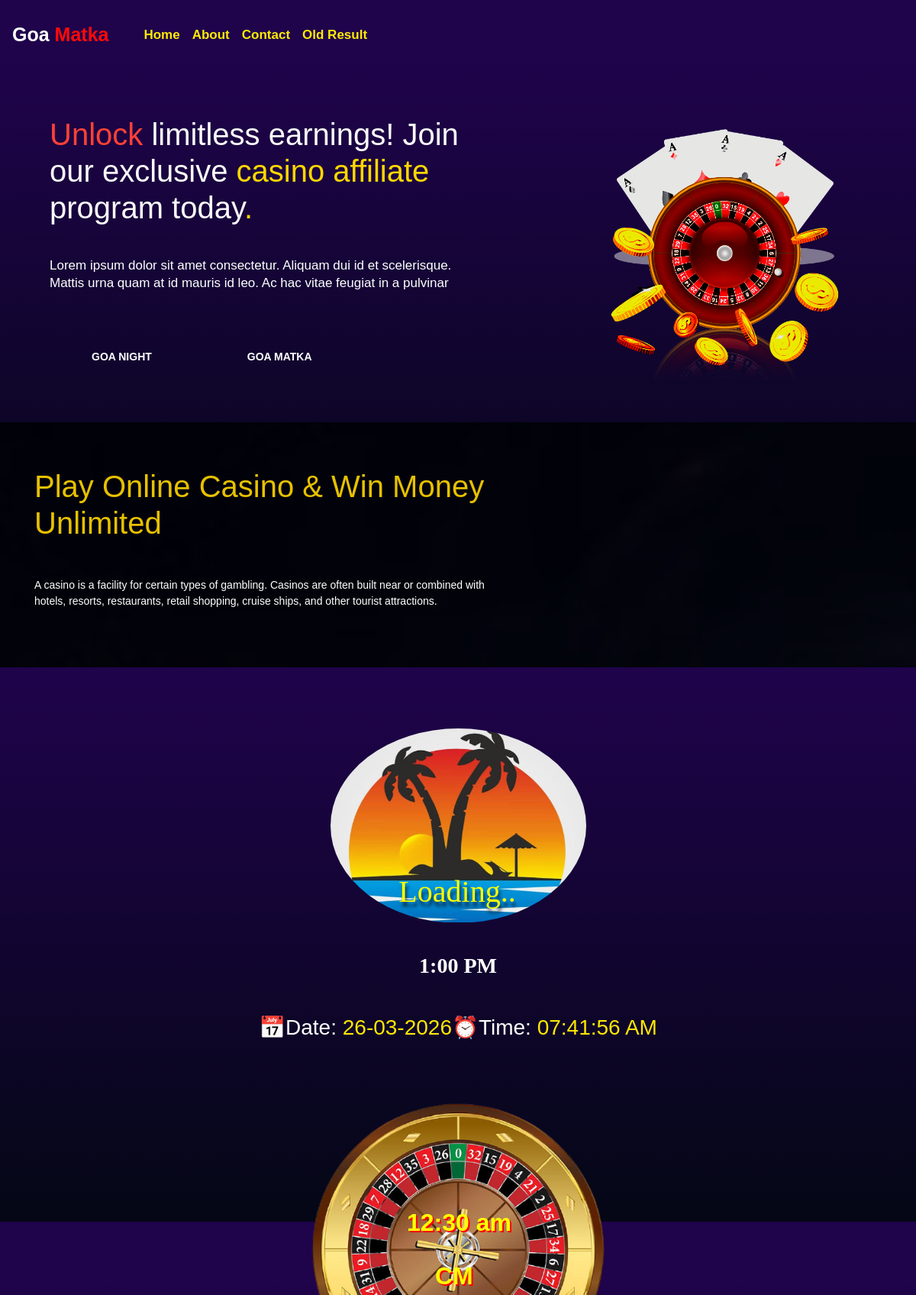
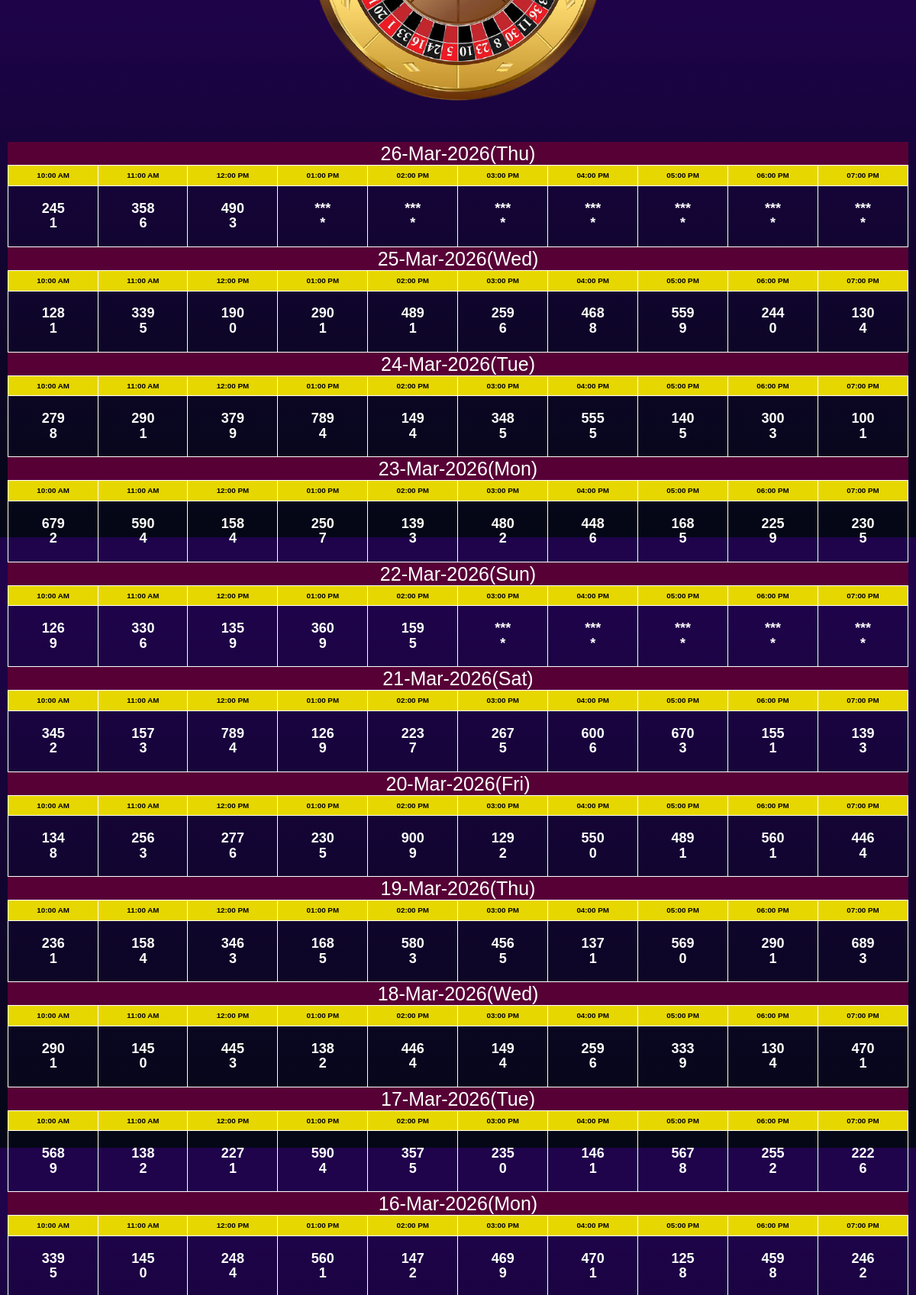
The page /text (upper part) on the database its author committed (2 pictures, top to bottom).
### app.py (models this page shows)
class Result(db.Model):
    __tablename__ = "results"
    id = db.Column(db.Integer, primary_key=True)
    slot_1_1 = db.Column(db.String(1), nullable=True)
    slot_1_3 = db.Column(db.String(3), nullable=True)
    slot_2_1 = db.Column(db.String(1), nullable=True)
    slot_2_3 = db.Column(db.String(3), nullable=True)
    slot_3_1 = db.Column(db.String(1), nullable=True)
    slot_3_3 = db.Column(db.String(3), nullable=True)
    slot_4_1 = db.Column(db.String(1), nullable=True)
    slot_4_3 = db.Column(db.String(3), nullable=True)
    slot_5_1 = db.Column(db.String(1), nullable=True)
    slot_5_3 = db.Column(db.String(3), nullable=True)
    slot_6_1 = db.Column(db.String(1), nullable=True)
    slot_6_3 = db.Column(db.String(3), nullable=True)
    slot_7_1 = db.Column(db.String(1), nullable=True)
    slot_7_3 = db.Column(db.String(3), nullable=True)
    slot_8_1 = db.Column(db.String(1), nullable=True)
    slot_8_3 = db.Column(db.String(3), nullable=True)
    slot_9_1 = db.Column(db.String(1), nullable=True)
    slot_9_3 = db.Column(db.String(3), nullable=True)
    slot_10_1 = db.Column(db.String(1), nullable=True)
    slot_10_3 = db.Column(db.String(3), nullable=True)
    date = db.Column(db.String(30), nullable=False)

### app.py (the view)
@app.route("/text")
def text():
    results = Result.query.order_by(Result.id.desc()).all()
    now = datetime.now(timezone("Asia/Kolkata"))
    currentday = now.strftime('%d-%b-%Y(%a)')
    daily_data = Result.query.filter_by(date=currentday).first()
    daily_extra = Extra.query.filter_by(date=currentday).first()
    start_time = {
    'slot1' : now.replace(hour=10, minute=0, second=0, microsecond=0),
    'slot2' : now.replace(hour=11, minute=0, second=0, microsecond=0),
    'slot3' : now.replace(hour=12, minute=0, second=0, microsecond=0),
    'slot4' : now.replace(hour=13, minute=0, second=0, microsecond=0),
    'slot5' : now.replace(hour=14, minute=0, second=0, microsecond=0),
    'slot6' : now.replace(hour=15, minute=0, second=0, microsecond=0),
    'slot7' : now.replace(hour=16, minute=0, second=0, microsecond=0),
    'slot8' : now.replace(hour=17, minute=0, second=0, microsecond=0),
    'slot9' : now.replace(hour=18, minute=0, second=0, microsecond=0),
    'slot10' : now.replace(hour=19, minute=0, second=0, microsecond=0)
    }
    end_time = {
    'slot1' : now.replace(hour=10, minute=55, second=0, microsecond=0),
    'slot2' : now.replace(hour=11, minute=55, second=0, microsecond=0),
    'slot3' : now.replace(hour=12, minute=55, second=0, microsecond=0),
    'slot4' : now.replace(hour=13, minute=55, second=0, microsecond=0),
    'slot5' : now.replace(hour=14, minute=55, second=0, microsecond=0),
    'slot6' : now.replace(hour=15, minute=55, second=0, microsecond=0),
    'slot7' : now.replace(hour=16, minute=55, second=0, microsecond=0),
    'slot8' : now.replace(hour=17, minute=55, second=0, microsecond=0),
    'slot9' : now.replace(hour=18, minute=55, second=0, microsecond=0),
    'slot10' : now.replace(hour=19, minute=55, second=0, microsecond=0),
    }
    return render_template('text.html', results=results, extra=daily_extra, now=now, start_time=start_time, end_time=end_time, daily_data=daily_data, title="Fastest and Live Online Goa Satta Result only at goasatta.in")

### templates/text.html (shortened to what this page needs)
{% extends 'layout.html' %}
{% block body %}
	<body class="index-body"  style="margin-top: 20px;">
        <section class="hero-banner gradient-1">
            <div class="container-fluid hero-banner-inner">
                <div class="row align-items-center">
                    <div class="col-xxl-6 col-xl-5 col-md-12 order-xl-2">
                        <div class="banner-image text-xl-start text-center">
                            <img class="hero-img" src="/static/banner.png" alt="/banner" >
                        </div>
                    </div>
                    <div class="col-xxl-6 col-xl-7 col-lg-8 ms-xl-0 me-xl-0 ms-auto me-auto order-xl-1">
                        <div class="banner-content">
                            <h1 class="font-sec white ">
                                <span class="color-sec">Unlock</span> limitless earnings! Join our exclusive  <span class="color-primary">casino</span>
                                <span class="color-primary">affiliate</span>  program today<span class="color-primary">.</span>
                            </h1>
                            <p class="text-18">
                                Lorem ipsum dolor sit amet consectetur. Aliquam dui id et scelerisque. Mattis urna quam at id mauris id leo. Ac hac vitae feugiat in a pulvinar
                            </p>
                            <div class="display-button">
                                <a href="about.html" class="cus-btn-1 primary">Goa Night</a>
                                <a href="contact.html" class="cus-btn-1 primary">Goa Matka</a>
                            </div>
                        </div>
                    </div>
                </div>
            </div>
        </section>
	<section class="counter-section pt-120 pb-120">
        <div class="">
			<div class="row g-2 align-items-center">
				<div class="col-xxl-6 col-lg-7 index-extra">
						<h1 class="h1-extra">
							Play Online <span>Casino</span> & Win Money <span>Unlimited</span>
						</h1>
						<br><br>
						<p class="wow fadeInDown p-extra" data-wow-delay="0.5s">
							A casino is a facility for certain types of gambling. Casinos are often built near or
							combined with hotels, resorts, restaurants, retail shopping, cruise ships, and other tourist
							attractions.
						</p>
				</div>
			</div>
        </div>
    </section>
<div class="margin">
  	{% if now >= start_time['slot1'] and now <= end_time['slot10'] %}
	  <div id="LiveResultDiv">
		<div class="container">
		  <center>
			<section class="wrapper">
			  <div class="divider">
				<h1 class="logo-result">
					{% if now >= start_time['slot1'] and now <= end_time['slot1'] %}
						{% if daily_data.slot_1_1 %} {{daily_data.slot_1_3}}-{{daily_data.slot_1_1}} {% else %}Loading..{% endif %}
					{% elif now >= start_time['slot2'] and now <= end_time['slot2'] %}
						{% if daily_data.slot_2_1 %} {{daily_data.slot_2_3}}-{{daily_data.slot_2_1}} {% else %}Loading..{% endif %}
					{% elif now >= start_time['slot3'] and now <= end_time['slot3'] %}
						{% if daily_data.slot_3_1 %} {{daily_data.slot_3_3}}-{{daily_data.slot_3_1}} {% else %}Loading..{% endif %}
					{% elif now >= start_time['slot4'] and now <= end_time['slot4'] %}
						{% if daily_data.slot_4_1 %} {{daily_data.slot_4_3}}-{{daily_data.slot_4_1}} {% else %}Loading..{% endif %}
					{% elif now >= start_time['slot5'] and now <= end_time['slot5'] %}
						{% if daily_data.slot_5_1 %} {{daily_data.slot_5_3}}-{{daily_data.slot_5_1}} {% else %}Loading..{% endif %}
					{% elif now >= start_time['slot6'] and now <= end_time['slot6'] %}
						{% if daily_data.slot_6_1 %} {{daily_data.slot_6_3}}-{{daily_data.slot_6_1}} {% else %}Loading..{% endif %}
					{% elif now >= start_time['slot7'] and now <= end_time['slot7'] %}
						{% if daily_data.slot_7_1 %} {{daily_data.slot_7_3}}-{{daily_data.slot_7_1}} {% else %}Loading..{% endif %}
					{% elif now >= start_time['slot8'] and now <= end_time['slot8'] %}
						{% if daily_data.slot_8_1 %} {{daily_data.slot_8_3}}-{{daily_data.slot_8_1}} {% else %}Loading..{% endif %}
					{% elif now >= start_time['slot9'] and now <= end_time['slot9'] %}
						{% if daily_data.slot_9_1 %} {{daily_data.slot_9_3}}-{{daily_data.slot_9_1}} {% else %}Loading..{% endif %}
					{% elif now >= start_time['slot10'] and now <= end_time['slot10'] %}
						{% if daily_data.slot_10_1 %} {{daily_data.slot_10_3}}-{{daily_data.slot_10_1}} {% else %}Loading..{% endif %}
					{% endif %}
				</h1>
			  </div>
			</section>
		  </center>
		</div>
<br><br>
		<center>
		  <h3 style="font-family: Pacifico">
			<b>
				{% if now >= start_time['slot1'] and now <= end_time['slot1'] %}
					10:00 AM
				{% elif now >= start_time['slot2'] and now <= end_time['slot2'] %}
					11:00 AM
				{% elif now >= start_time['slot3'] and now <= end_time['slot3'] %}
					12:00 AM
				{% elif now >= start_time['slot4'] and now <= end_time['slot4'] %}
					1:00 PM
				{% elif now >= start_time['slot5'] and now <= end_time['slot5'] %}
					2:00 PM
				{% elif now >= start_time['slot6'] and now <= end_time['slot6'] %}
					3:00 PM
				{% elif now >= start_time['slot7'] and now <= end_time['slot7'] %}
					4:00 PM
				{% elif now >= start_time['slot8'] and now <= end_time['slot8'] %}
					5:00 PM
				{% elif now >= start_time['slot9'] and now <= end_time['slot9'] %}
					6:00 PM
				{% elif now >= start_time['slot10'] and now <= end_time['slot10'] %}
					7:00 PM
				{% endif %}
		  </h3>
		</center>
	  </div>
	  {% endif %}
		<br /><br />
		<div class="container">
		  <h3 class="text-center small-1">
			<div class="line-change"><span>📅Date: </span><span id="date" style="color: rgb(255, 230, 4);"> </span>
			</div>
			<div class="line-change"><span>⏰Time: </span><span id="time" style="color: rgb(255, 230, 4);"></span>
			</div>
			</h3>
		  <br /> <br> <br>
		</div>
<div class="w-mob">
	<div class="col-xs-12 wheel"style="position: relative;" >
		<div style="position: relative;">
			<img src="/static/round-img.png" class="rotate" alt="CM Satta Matka">
			<center><h2 class="lap">12:30 am</h2></center>
		</div>
	<div class="col-xs-1 lapp">
	<h2 class style="color: yellow;font-weight: 800;">CM</h2>
	</div>
</div>
</div>
    {% for result in results %}
	<div class="">
		<h3 class="center t-h2 date">{{result.date}}</h3>
		<div class="table-container-1">
		  <center>
			<center>
				<div>
				  <table class="tg" cellpadding="2">
					<tbody>
					  <tr class="slot">
						<td>10:00 AM</td>
						<td>11:00 AM</td>
						<td>12:00 PM</td>
						<td>01:00 PM</td>
						<td>02:00 PM</td>
						<td>03:00 PM</td>
						<td>04:00 PM</td>
						<td>05:00 PM</td>
						<td>06:00 PM</td>
						<td>07:00 PM</td>
					  </tr>
					  <tr class="result">
						<td >
						  {% if result.slot_1_3 %}
							  <b>{{result.slot_1_3}}</b>
							  <br>
							  <b>{{result.slot_1_1}}</b>
						  {% else %}
							  <b>***</b>
							  <br>
							  <b>*</b>
						  {% endif %}
						</td>
						<td >
						  {% if result.slot_2_3 %}
							  <b>{{result.slot_2_3}}</b>
							  <br>
							  <b>{{result.slot_2_1}}</b>
						  {% else %}
							  <b>***</b>
							  <br>
							  <b>*</b>
						  {% endif %}
						</td>
						<td >
						  {% if result.slot_3_3 %}
							  <b>{{result.slot_3_3}}</b>
							  <br>
							  <b>{{result.slot_3_1}}</b>
						  {% else %}
							  <b>***</b>
							  <br>
							  <b>*</b>
						  {% endif %}
						</td>
						<td >
						  {% if result.slot_4_3 %}
							  <b>{{result.slot_4_3}}</b>
							  <br>
							  <b>{{result.slot_4_1}}</b>
						  {% else %}
							  <b>***</b>
							  <br>
							  <b>*</b>
						  {% endif %}
						</td>
						<td >
						  {% if result.slot_5_3 %}
							  <b>{{result.slot_5_3}}</b>
							  <br>
							  <b>{{result.slot_5_1}}</b>
						  {% else %}
							  <b>***</b>
							  <br>
							  <b>*</b>
						  {% endif %}
						</td>
						<td >
						  {% if result.slot_6_3 %}
							  <b>{{result.slot_6_3}}</b>
							  <br>
							  <b>{{result.slot_6_1}}</b>
						  {% else %}
							  <b>***</b>
							  <br>
							  <b>*</b>
						  {% endif %}
						</td>
						<td >
						  {% if result.slot_7_3 %}
							  <b>{{result.slot_7_3}}</b>
							  <br>
							  <b>{{result.slot_7_1}}</b>
						  {% else %}
							  <b>***</b>
							  <br>
							  <b>*</b>
						  {% endif %}
						</td>
						<td >
						  {% if result.slot_8_3 %}
							  <b>{{result.slot_8_3}}</b>
							  <br>
							  <b>{{result.slot_8_1}}</b>
						  {% else %}
							  <b>***</b>
							  <br>
							  <b>*</b>
						  {% endif %}
						</td>
						<td >
						  {% if result.slot_9_3 %}
							  <b>{{result.slot_9_3}}</b>
							  <br>
							  <b>{{result.slot_9_1}}</b>
						  {% else %}
							  <b>***</b>
							  <br>
							  <b>*</b>
						  {% endif %}
						</td>
						<td >
						  {% if result.slot_10_3 %}
							  <b>{{result.slot_10_3}}</b>
							  <br>
							  <b>{{result.slot_10_1}}</b>
						  {% else %}
							  <b>***</b>
							  <br>
							  <b>*</b>
						  {% endif %}
						</td>
					  </tr>
					</tbody>
				  </table>
				</div>
			</center>
		</div>
	  </div>
	{% endfor %}
    <br /><br />
	<br><br>
  </body>
<br><br><br><br><br><br>
{% endblock body %}

### rows shown on the page
Result: date "26-Mar-2026(Thu)", slot_1_3 "245", slot_1_1 "1", slot_2_3 "358", slot_2_1 "6", slot_3_3 "490", slot_3_1 "3"
Result: date "25-Mar-2026(Wed)", slot_1_3 "128", slot_1_1 "1", slot_2_3 "339", slot_2_1 "5", slot_3_3 "190", slot_3_1 "0", slot_4_3 "290", slot_4_1 "1", slot_5_3 "489", slot_5_1 "1", slot_6_3 "259", slot_6_1 "6", slot_7_3 "468", slot_7_1 "8", slot_8_3 "559", slot_8_1 "9", slot_9_3 "244", slot_9_1 "0", slot_10_3 "130", slot_10_1 "4"
Result: date "24-Mar-2026(Tue)", slot_1_3 "279", slot_1_1 "8", slot_2_3 "290", slot_2_1 "1", slot_3_3 "379", slot_3_1 "9", slot_4_3 "789", slot_4_1 "4", slot_5_3 "149", slot_5_1 "4", slot_6_3 "348", slot_6_1 "5", slot_7_3 "555", slot_7_1 "5", slot_8_3 "140", slot_8_1 "5", slot_9_3 "300", slot_9_1 "3", slot_10_3 "100", slot_10_1 "1"
Result: date "23-Mar-2026(Mon)", slot_1_3 "679", slot_1_1 "2", slot_2_3 "590", slot_2_1 "4", slot_3_3 "158", slot_3_1 "4", slot_4_3 "250", slot_4_1 "7", slot_5_3 "139", slot_5_1 "3", slot_6_3 "480", slot_6_1 "2", slot_7_3 "448", slot_7_1 "6", slot_8_3 "168", slot_8_1 "5", slot_9_3 "225", slot_9_1 "9", slot_10_3 "230", slot_10_1 "5"
Result: date "22-Mar-2026(Sun)", slot_1_3 "126", slot_1_1 "9", slot_2_3 "330", slot_2_1 "6", slot_3_3 "135", slot_3_1 "9", slot_4_3 "360", slot_4_1 "9", slot_5_3 "159", slot_5_1 "5"
Result: date "21-Mar-2026(Sat)", slot_1_3 "345", slot_1_1 "2", slot_2_3 "157", slot_2_1 "3", slot_3_3 "789", slot_3_1 "4", slot_4_3 "126", slot_4_1 "9", slot_5_3 "223", slot_5_1 "7", slot_6_3 "267", slot_6_1 "5", slot_7_3 "600", slot_7_1 "6", slot_8_3 "670", slot_8_1 "3", slot_9_3 "155", slot_9_1 "1", slot_10_3 "139", slot_10_1 "3"
Result: date "20-Mar-2026(Fri)", slot_1_3 "134", slot_1_1 "8", slot_2_3 "256", slot_2_1 "3", slot_3_3 "277", slot_3_1 "6", slot_4_3 "230", slot_4_1 "5", slot_5_3 "900", slot_5_1 "9", slot_6_3 "129", slot_6_1 "2", slot_7_3 "550", slot_7_1 "0", slot_8_3 "489", slot_8_1 "1", slot_9_3 "560", slot_9_1 "1", slot_10_3 "446", slot_10_1 "4"
Result: date "19-Mar-2026(Thu)", slot_1_3 "236", slot_1_1 "1", slot_2_3 "158", slot_2_1 "4", slot_3_3 "346", slot_3_1 "3", slot_4_3 "168", slot_4_1 "5", slot_5_3 "580", slot_5_1 "3", slot_6_3 "456", slot_6_1 "5", slot_7_3 "137", slot_7_1 "1", slot_8_3 "569", slot_8_1 "0", slot_9_3 "290", slot_9_1 "1", slot_10_3 "689", slot_10_1 "3"
Result: date "18-Mar-2026(Wed)", slot_1_3 "290", slot_1_1 "1", slot_2_3 "145", slot_2_1 "0", slot_3_3 "445", slot_3_1 "3", slot_4_3 "138", slot_4_1 "2", slot_5_3 "446", slot_5_1 "4", slot_6_3 "149", slot_6_1 "4", slot_7_3 "259", slot_7_1 "6", slot_8_3 "333", slot_8_1 "9", slot_9_3 "130", slot_9_1 "4", slot_10_3 "470", slot_10_1 "1"
Result: date "17-Mar-2026(Tue)", slot_1_3 "568", slot_1_1 "9", slot_2_3 "138", slot_2_1 "2", slot_3_3 "227", slot_3_1 "1", slot_4_3 "590", slot_4_1 "4", slot_5_3 "357", slot_5_1 "5", slot_6_3 "235", slot_6_1 "0", slot_7_3 "146", slot_7_1 "1", slot_8_3 "567", slot_8_1 "8", slot_9_3 "255", slot_9_1 "2", slot_10_3 "222", slot_10_1 "6"
Result: date "16-Mar-2026(Mon)", slot_1_3 "339", slot_1_1 "5", slot_2_3 "145", slot_2_1 "0", slot_3_3 "248", slot_3_1 "4", slot_4_3 "560", slot_4_1 "1", slot_5_3 "147", slot_5_1 "2", slot_6_3 "469", slot_6_1 "9", slot_7_3 "470", slot_7_1 "1", slot_8_3 "125", slot_8_1 "8", slot_9_3 "459", slot_9_1 "8", slot_10_3 "246", slot_10_1 "2"
